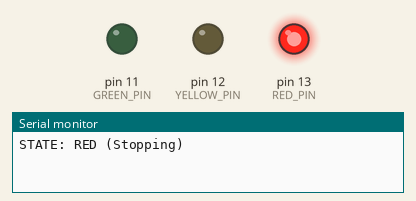
Simulated run of this sketch. Board: Arduino Uno, built with avr-gcc and run on an emulated ATmega328P. Shown: output pins drawn as LEDs (lit = HIGH), the last lines printed to the serial monitor.

Above: at 2.5 s.
At 6.0 s:
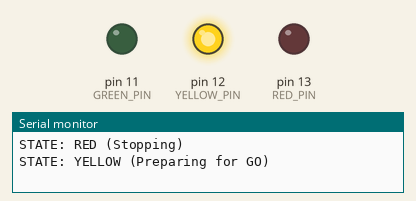
At 9.5 s:
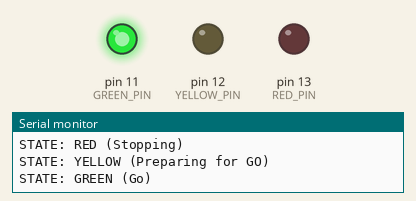
Timing chart, 0 to 15.6 s (numbered marks = the images above):
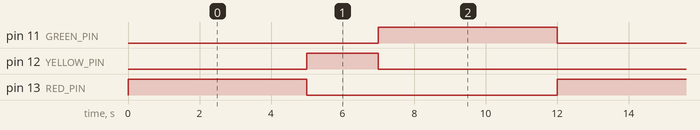

Measured:
- by itself, pin 11 (GREEN_PIN), pin 13 (RED_PIN): alternates HIGH for 5.0 s and LOW for 7.0 s
- by itself, pin 12 (YELLOW_PIN): alternates HIGH for 2.0 s and LOW for 10.0 s
- by itself, everything shown: repeats every 12.0 s, in 3 steps

The sketch:

TrafficLight.ino
```cpp
const int RED_PIN = 13;        //pin declarations
const int YELLOW_PIN = 12;
const int GREEN_PIN = 11;

void setup() {                //runs only once when arduino starts
  pinMode(RED_PIN, OUTPUT);
  pinMode(YELLOW_PIN, OUTPUT);
  pinMode(GREEN_PIN, OUTPUT);

  Serial.begin(9600);        //Enables Serial Monitor , 9600 = Speed , Without this Serial.println() won't work
}

void loop() {
  // red light on
  digitalWrite(RED_PIN, HIGH);
  digitalWrite(YELLOW_PIN, LOW);
  digitalWrite(GREEN_PIN, LOW);
  Serial.println("STATE: RED (Stopping)");
  delay(5000);  // 5 seconds

  // YELLOW Light ON
  digitalWrite(RED_PIN, LOW);
  digitalWrite(YELLOW_PIN, HIGH);
  digitalWrite(GREEN_PIN, LOW);
  Serial.println("STATE: YELLOW (Preparing for GO)");
  delay(2000);  // 2 seconds

  // GREEN Light ON
  digitalWrite(RED_PIN, LOW);
  digitalWrite(YELLOW_PIN, LOW);
  digitalWrite(GREEN_PIN, HIGH);
  Serial.println("STATE: GREEN (Go)");
  delay(5000);  // 5 seconds
}
```
